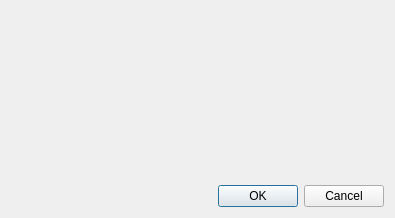
<?xml version="1.0" encoding="UTF-8"?>
<ui version="4.0">
 <class>CMainDialog</class>
 <widget class="QDialog" name="CMainDialog">
  <property name="geometry">
   <rect>
    <x>0</x>
    <y>0</y>
    <width>395</width>
    <height>218</height>
   </rect>
  </property>
  <property name="windowTitle">
   <string>Dialog</string>
  </property>
  <layout class="QVBoxLayout" name="verticalLayout">
   <item>
    <widget class="QWidget" name="widget" native="true"/>
   </item>
   <item>
    <widget class="QDialogButtonBox" name="buttonBox">
     <property name="orientation">
      <enum>Qt::Horizontal</enum>
     </property>
     <property name="standardButtons">
      <set>QDialogButtonBox::Cancel|QDialogButtonBox::Ok</set>
     </property>
    </widget>
   </item>
  </layout>
 </widget>
 <resources/>
 <connections>
  <connection>
   <sender>buttonBox</sender>
   <signal>accepted()</signal>
   <receiver>CMainDialog</receiver>
   <slot>accept()</slot>
   <hints>
    <hint type="sourcelabel">
     <x>248</x>
     <y>254</y>
    </hint>
    <hint type="destinationlabel">
     <x>157</x>
     <y>274</y>
    </hint>
   </hints>
  </connection>
  <connection>
   <sender>buttonBox</sender>
   <signal>rejected()</signal>
   <receiver>CMainDialog</receiver>
   <slot>reject()</slot>
   <hints>
    <hint type="sourcelabel">
     <x>316</x>
     <y>260</y>
    </hint>
    <hint type="destinationlabel">
     <x>286</x>
     <y>274</y>
    </hint>
   </hints>
  </connection>
 </connections>
</ui>
